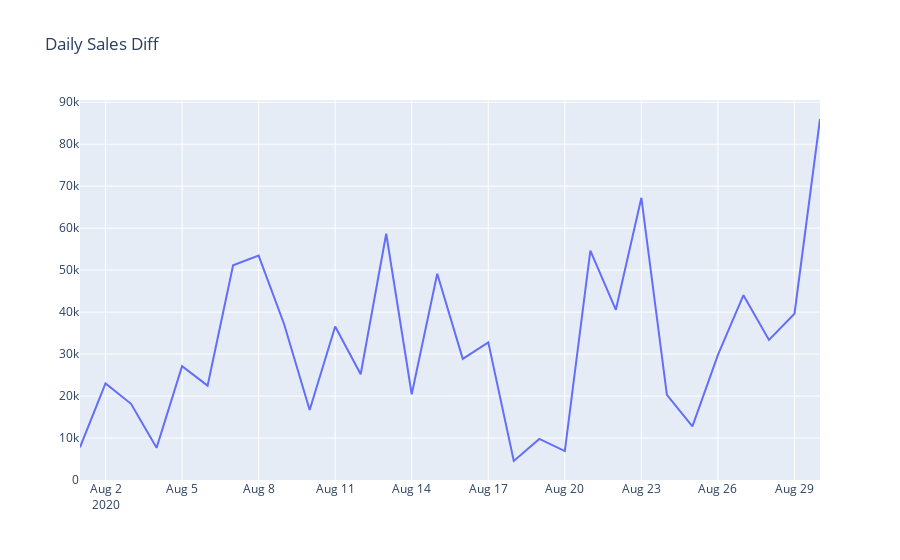

The notebook cell this image was saved under:
### Code cell
plot_data = [
    go.Scatter(
        x=value['Date'],
        y=value['NET_AMOUNT'],
    )
]
plot_layout = go.Layout(
        title='Daily Sales Diff'
    )
fig = go.Figure(data=plot_data, layout=plot_layout)
pyoff.iplot(fig)
